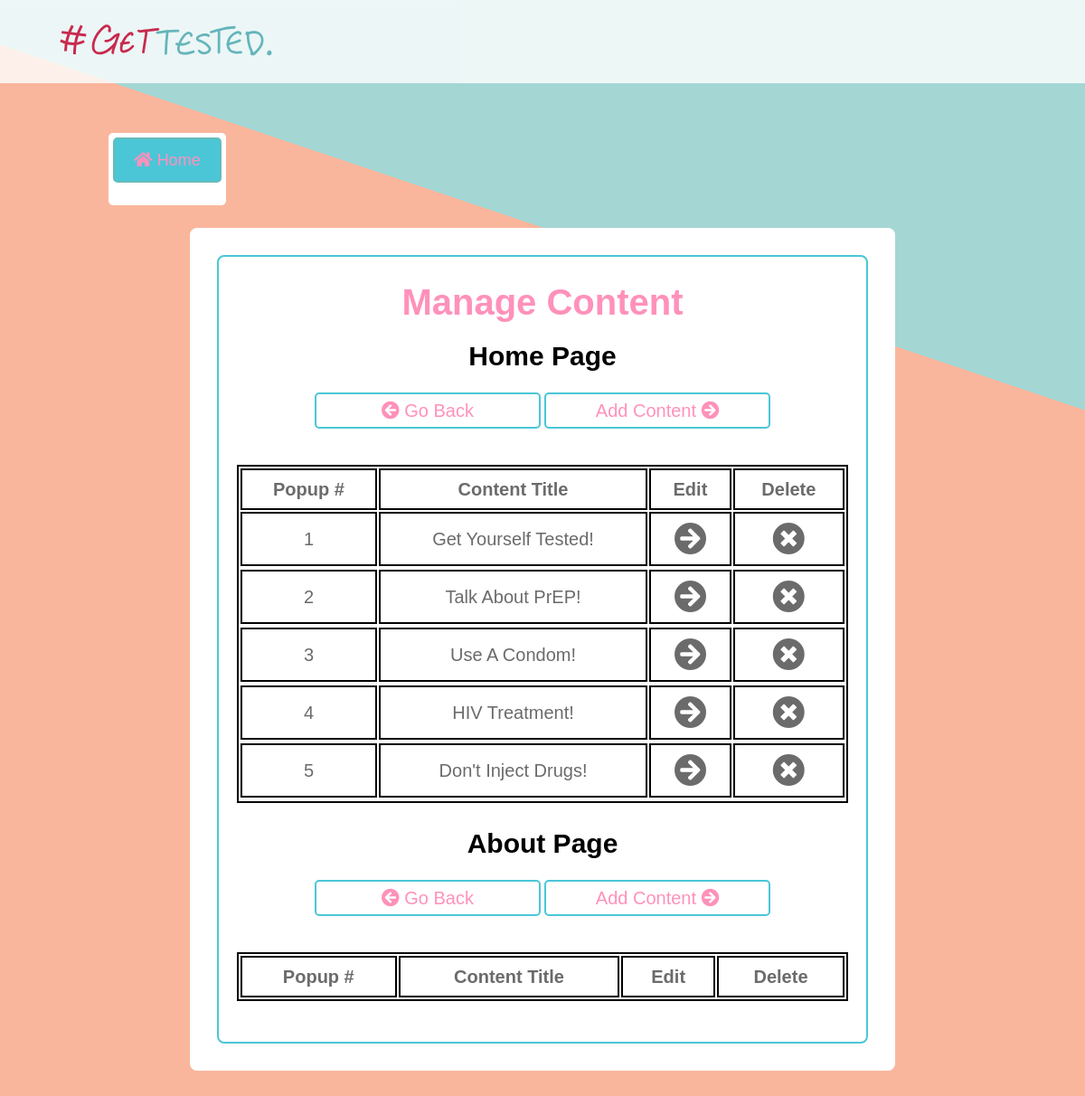
Before: /admin/mng_content.php (signed in) with the older database file.
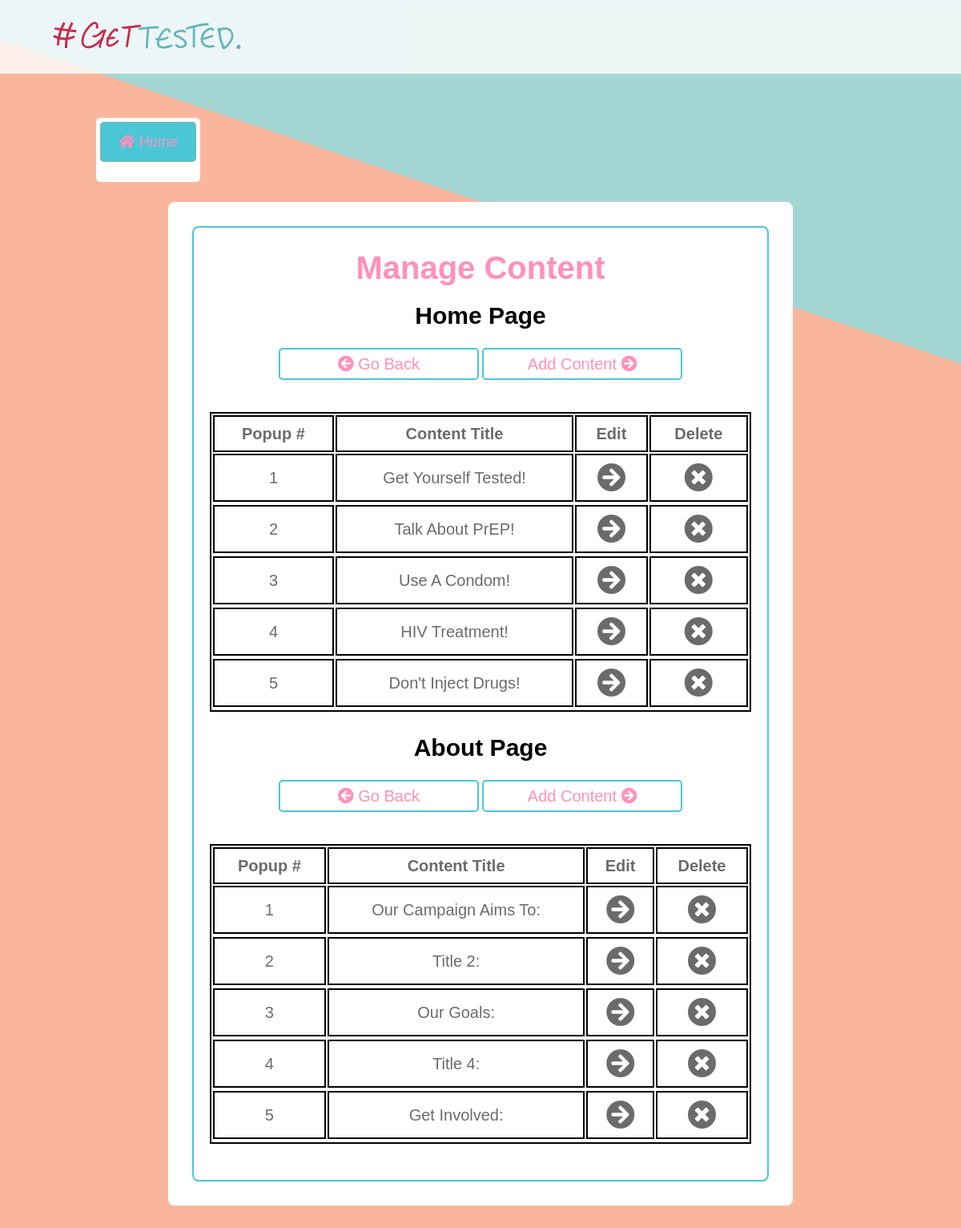
After: the same page with the newer database file.
### tables this page shows
CREATE TABLE `tbl_home` (
  `ID` int(11) NOT NULL,
  `Title` varchar(63) NOT NULL,
  `Text` text NOT NULL,
  `Image` varchar(63) NOT NULL
);

CREATE TABLE `tbl_about` (
  `ID` int(11) NOT NULL,
  `Title` varchar(63) NOT NULL,
  `Text` text NOT NULL
);

### admin/scripts/content.php (called while the page is built, shortened)
<?php
function getAll($tbl){
    $pdo = Database::getInstance()->getConnection();
    $queryAll = 'SELECT * FROM '.$tbl;
    $results = $pdo->query($queryAll);
    if($results){
        return $results;
    }else {
        return 'There was a problem..';
    }
};

### admin/mng_content.php (the view, shortened to what this page needs)
<?php
    $home_tbl = "tbl_home";
    $about_tbl = "tbl_about";
    $home_contents = getAll($home_tbl);
    $about_contents = getAll($about_tbl);
?>
<!DOCTYPE html>
<html lang="en">
<head>
    <link rel="stylesheet" href="https://cdnjs.cloudflare.com/ajax/libs/font-awesome/5.11.2/css/all.css">
    <link rel="stylesheet" href="../public/css/main.css">
</head>
<body>
<header>
    <a class="headerLogo" href="dashboard.php"><img src="../public/images/gettested_logo.svg" alt="logo"></a>
</header>
<div class="sub-dash-wrap">
    <div class="dashboardSubIconCon">
        <div class="dashboardSubIconPad"><a href="logout.php"><button class="buttonMain"><i class="fas fa-home"></i> Home</button></a></div>
    </div>
    <div class="sub-dashboard">
        <div class="blueBorder">
            <div class="dashboardSubContent">
                <div class="sub-dash-title"><h2>Manage Content</h2></div>
                <div class="sub-form-title"><h3><?php echo !empty($home_message)? $home_message:'Home Page';?></h3></div>
                <div class="buttonWrapSubDash">
                    <a href="dashboard.php"><button class="buttonMain"><i class="fas fa-arrow-circle-left"></i> Go Back</button></a>
                    <a href="mng_content.php?add=true&home=true"><button class="buttonMain">Add Content <i class="fas fa-arrow-circle-right"></i></button></a>
                </div>
                <div class="table-form">
                    <table>
                        <tr>
                            <th>Popup #</th>
                            <th>Content Title</th>
                            <th>Edit</th>
                            <th>Delete</th>
                        </tr>
                        <tbody>
                            <?php $home_index = 1;?>
                            <?php while($content = $home_contents->fetch(PDO::FETCH_ASSOC)):?>
                                <tr>
                                    <td><?php echo $home_index;?></td>
                                    <td><?php echo $content['Title'];?></td>
                                    <td><a href="mng_content.php?id=<?php echo $content['ID']?>&edit=true&home=true"><i class="fas fa-arrow-circle-right fa-2x"></i></a></td>
                                    <td><a href="mng_content.php?id=<?php echo $content['ID']?>&delete=true&home=true"><i class="fas fa-times-circle fa-2x"></i></a></td>
                                    <?php $home_index++;?>
                                <tr>
                            <?php endwhile;?>
                        </tbody>
                    </table>
                </div>
                <div class="sub-form-title"><h3><?php echo !empty($about_message)? $about_message:'About Page';?></h3></div>
                <div class="buttonWrapSubDash">
                    <a href="dashboard.php"><button class="buttonMain"><i class="fas fa-arrow-circle-left"></i> Go Back</button></a>
                    <a href="mng_content.php?add=true&about=true"><button class="buttonMain">Add Content <i class="fas fa-arrow-circle-right"></i></button></a>
                </div>
                <div class="table-form">
                    <table>
                        <tr>
                            <th>Popup #</th>
                            <th>Content Title</th>
                            <th>Edit</th>
                            <th>Delete</th>
                        </tr>
                        <tbody>
                            <?php $about_index = 1;?>
                            <?php while($content = $about_contents->fetch(PDO::FETCH_ASSOC)):?>
                                <tr>
                                    <td><?php echo $about_index;?></td>
                                    <td><?php echo $content['Title'];?></td>
                                    <td><a href="mng_content.php?id=<?php echo $content['ID']?>&edit=true&about=true"><i class="fas fa-arrow-circle-right fa-2x"></i></a></td>
                                    <td><a href="mng_content.php?id=<?php echo $content['ID']?>&delete=true&about=true"><i class="fas fa-times-circle fa-2x"></i></a></td>
                                    <?php $about_index++;?>
                                <tr>
                            <?php endwhile;?>
                        </tbody>
                    </table>
                </div>
            </div>
        </div>
    </div>
</div>
</body>
</html>

### public/css/main.css (style rules this page uses)
body { display:flex;flex-direction:column;margin:0 auto;width:100%;background-image:url(../images/site_bg.png);background-repeat:no-repeat;background-position:top, center;font-family:"century-gothic",sans-serif;line-height:22px }
h2 { font-size:26px }
h3 { font-size:20px }
a { font-size:18px }
button { cursor:pointer }
header { display:flex;width:100%;background-color:#fff;opacity:0.8 }
.headerLogo { width:33%;padding:15px;opacity:1.0 }
@media (min-width: 800px) { .headerLogo { width:20% } }
@media (min-width: 1200px) { .headerLogo { padding:25px;margin-left:40px } }
.dashboardSubIconCon { margin:0 auto;max-width:80%;margin-bottom:20px;padding:5px }
.dashboardSubIconCon .dashboardSubIconPad { background-color:white;padding:5px;border-radius:5px;max-width:120px }
.dashboardSubIconCon button { height:50px;width:100%;border:2px solid #68bbb8;border-radius:5px;font-size:18px;color:#ff91bb }
.sub-dash-wrap { padding:40px 0px }
.sub-dashboard { background-color:#fff;margin:0 auto;padding:5px;border-radius:8px;max-width:100% }
@media (min-width: 600px) { .sub-dashboard { max-width:80% } }
@media (min-width: 1200px) { .sub-dashboard { max-width:60% } }
.sub-dashboard .dashboardSubContent { padding:20px }
.sub-dashboard .buttonWrapSubDash { text-align:center;margin:0;margin-bottom:20px }
.sub-dashboard .buttonWrapSubDash button { max-width:250px;height:40px;border-radius:5px;background:#fff;padding:5px 10px;border:2px solid #4ac6d7;border-radius:5px;font-size:20px;color:#ff91bb;cursor:pointer;font-family:"century-gothic",sans-serif }
.sub-dashboard .sub-dash-title { width:100%;margin-top:10px;display:flex;flex-direction:row;justify-content:center }
.sub-dashboard .sub-dash-title h2 { margin:0;font-size:40px;line-height:40px;color:#ff91bb }
.sub-form-title { width:100%;margin-top:20px;margin-bottom:20px;display:flex;flex-direction:row;justify-content:center }
.sub-form-title h3 { margin:0;color:#ff91bb;font-size:30px;text-align:center;line-height:40px }
.table-form { width:100%;margin:0 auto }
.table-form table { width:100%;border:2px solid #4ac6d7 }
.table-form table td,.table-form table th { border:2px solid #4ac6d7;font-size:20px;padding:10px;text-align:center }
.table-form table td { color:#6B6B6B }
.table-form table th { color:#ff91bb }
.table-form table a { color:#6B6B6B;-webkit-transition:.5s ease;-moz-transition:.5s ease;transition:.5s ease }
.blueBorder { border:2px solid #4ac6d7;border-radius:8px }
body { display:flex;flex-direction:column;margin:0 auto;width:100%;background-image:url(../images/site_bg.png);background-repeat:no-repeat;background-position:top,center;font-family:"century-gothic",sans-serif;line-height:22px }
header { display:flex;width:100%;background-color:#fff;opacity:.8 }
.headerLogo { width:33%;padding:15px;opacity:1 }
.sub-dash-wrap { padding:50px 0px 50px 0px }
.sub-dashboard { background-color:#fff;margin:0 auto;padding:30px;max-width:100% }
.sub-dashboard .sub-dash-title h2 { margin:0;font-size:40px;line-height:40px }
.sub-form-title h3 { margin:0;color:#000;font-size:30px;text-align:center;line-height:40px }
.table-form { width:100%;margin:0 auto;margin-bottom:25px }
.table-form table { width:100%;border:2px solid #000 }
.table-form table tr,.table-form table td,.table-form table tr th { border:2px solid #000;color:#6b6b6b;font-size:20px }
.table-form table td,.table-form table tr th { padding:10px;text-align:center }
.table-form table a { color:#6b6b6b;-webkit-transition:.5s ease;-moz-transition:.5s ease;transition:.5s ease }
button { width:40%;padding:5px;border-radius:5px;color:#fff;background:linear-gradient(to right, white 50%, #4ac6d7 50%);background-color:#4ac6d7;background-size:200% 100%;margin-bottom:20px;background-position:right bottom;transition:all .25s ease-out }

Changed rows visible on the page:
added tbl_about: Title "Our Campaign Aims To:"
added tbl_about: Title "Title 2:"
added tbl_about: Title "Our Goals:"
added tbl_about: Title "Title 4:"
added tbl_about: Title "Get Involved:"
